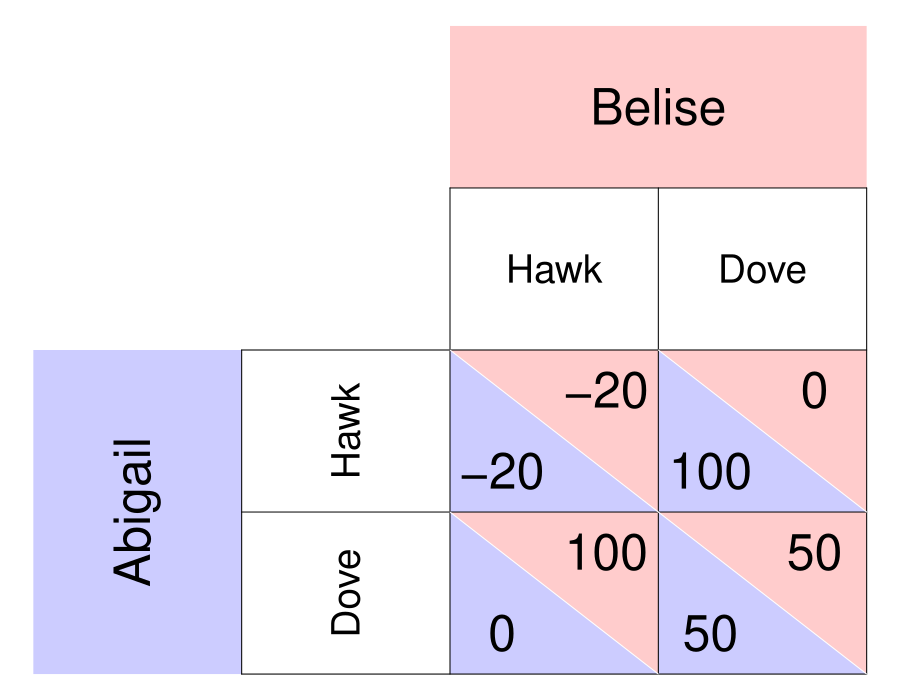

Here is the R script that generated this plot:
require(ggplot2)
require(shape)
pdf(file = "society/matrix_hawk_dove_2019.pdf", width = 9, height = 7)

par(mar =  c(0, 0, 0, 0))
xlims <- c(0, 8)
ylims <- c(0, 8)

#TextSizes
PlayerSize <- 3
StratSize <- 2.3
PayoffSize <- 3
p1fadelevel <- 0.2
p2fadelevel <- 0.2

#Payoffs are listed as c("NW", "SW", "NE", "SE")

#Considerations for Player 1
P1Name <- c("Abigail")
P1Strat <- c("Hawk", "Dove")
P1Payoffs <- c("-20", "0", "100", "50")
P1BR1 <- c("NW") #Must be NW or SW - the BR prints accordingly. 
P1BR2 <- c("SE") #Must be NE or SE - the BR prints accordingly. 
#NW = (5, 3); SW = (5,1); NE = (7, 3); SE = (7, 1)
P1bestsize <- 2.5 #Adjusts size of point indicating best response of P1

#Considerations for Player 2
P2Name <- c("Belise")
P2Strat <- c("Hawk", "Dove")
P2Payoffs <- c("-20", "100", "0", "50")
P2BR1 <- c("NW") #Must be NW or SW - the BR prints accordingly. 
P2BR2 <- c("SE") #Must be NE or SE - the BR prints accordingly. 
P2bestsize <- 4 #Adjusts size of circle indicating best response of P2

plot(0, 0, xlim = xlims, ylim = ylims, type = "n",
     xlab = expression(""),
     ylab = expression(""),
     xaxt = "n", 
     yaxt = "n", 
     cex.lab = 2, 
     bty = "n")



#Color and label for Player 1 and their strategies
polygon(c(0,0,2,2,0), c(0,4,4,0,0), col=rgb(0, 0, 1, p1fadelevel), density=NULL, border = NA)
text(1, 2, P1Name[1], srt = 90, cex = PlayerSize)

text(3, 3, P1Strat[1], cex = StratSize, srt = 90)
text(3, 1, P1Strat[2], cex = StratSize, srt = 90)


#Color and label for Player 2
polygon(c(4,4,8,8,4), c(8,6,6,8,8), col=rgb(1, 0, 0, p2fadelevel), density=NULL, border = NA)
text(6, 7, P2Name[1], cex = PlayerSize)

text(5, 5, P2Strat[1], cex = StratSize)
text(7, 5, P2Strat[2], cex = StratSize)

#NorthWest cell 
#P1
polygon(c(4,4,6,4), c(4,2,2,4), col=rgb(0, 0, 1, p1fadelevel), density=NULL, border = NA)
#P2
polygon(c(4,6,6,4), c(4,4,2,4), col=rgb(1, 0, 0, p2fadelevel), density=NULL, border = NA)

#P1
text(4.5, 2.5, P1Payoffs[1], cex = PayoffSize)
#P2
text(5.5, 3.5, P2Payoffs[1], cex = PayoffSize)

#SouthWest cell  
#P1
polygon(c(4,4,6,4), c(2,0,0,2), col=rgb(0, 0, 1, p1fadelevel), density=NULL, border = NA)
#P2
polygon(c(4,6,6,4), c(2,2,0,2), col=rgb(1, 0, 0, p2fadelevel), density=NULL, border = NA)

#P1
text(4.5, 0.5, P1Payoffs[2], cex = PayoffSize)
#P2
text(5.5, 1.5, P2Payoffs[2], cex = PayoffSize)


#NorthEast cell 
#P1
polygon(c(6,6,8,6), c(4,2,2,4), col=rgb(0, 0, 1, p1fadelevel), density=NULL, border = NA)
#P2
polygon(c(6,8,8,6), c(4,4,2,4), col=rgb(1, 0, 0, p2fadelevel), density=NULL, border = NA)
#P1
text(6.5, 2.5, P1Payoffs[3], cex = PayoffSize)
#P2
text(7.5, 3.5, P2Payoffs[3], cex = PayoffSize)

#SouthEast cell 
#P1
polygon(c(6,6,8,6), c(2,0,0,2), col=rgb(0, 0, 1, p1fadelevel), density=NULL, border = NA)
#P2
polygon(c(6,8,8,6), c(2,2,0,2), col=rgb(1, 0, 0, p2fadelevel), density=NULL, border = NA)
#P1
text(6.5, 0.5, P1Payoffs[4], cex = PayoffSize)
#P2
text(7.5, 1.5, P2Payoffs[4], cex = PayoffSize)


#Lines for the Table
segments(8, 0, 8, 6, lty = 1, col = "black")
segments(4, 6, 8, 6, lty = 1, col = "black")
segments(2, 0, 2, 4, lty = 1, col = "black")
segments(2, 0, 8, 0, lty = 1, col = "black")
segments(2, 4, 8, 4, lty = 1, col = "black")
segments(4, 0, 4, 6, lty = 1, col = "black")
segments(2, 2, 8, 2, lty = 1, col = "black")
segments(6, 0, 6, 6, lty = 1, col = "black")

#Diagonals
#NW
segments(4, 4, 6, 2, lty = 1, col = "white")
#NE
segments(6, 4, 8, 2, lty = 1, col = "white")
#SW
segments(4, 2, 6, 0, lty = 1, col = "white")
#Se
segments(6, 2, 8, 0, lty = 1, col = "white")


# #Best responses 
# #P1 
# if (P1BR1[1] == "NW"){
#   points(5, 3, pch = 16, col = "black", cex = P1bestsize)
# } else{points(5, 1, pch = 16, col = "black", cex = P1bestsize)
# }
# 
# if (P1BR2[1] == "NE"){
#   points(7, 3, pch = 16, col = "black", cex = P1bestsize)
# } else{points(7, 1, pch = 16, col = "black", cex = P1bestsize)
# }
# 
# 
# #P2
# if (P2BR1[1] == "NW"){
#   points(5, 3, pch = 1, col = "black", cex = P2bestsize)
# } else{points(7, 3, pch = 1, col = "black", cex = P2bestsize)
# }
# 
# if (P2BR2[1] == "SW"){
#   points(5, 3, pch = 1, col = "black", cex = P2bestsize)
# } else{points(7, 1, pch = 1, col = "black", cex = P2bestsize)
# }

dev.off()
